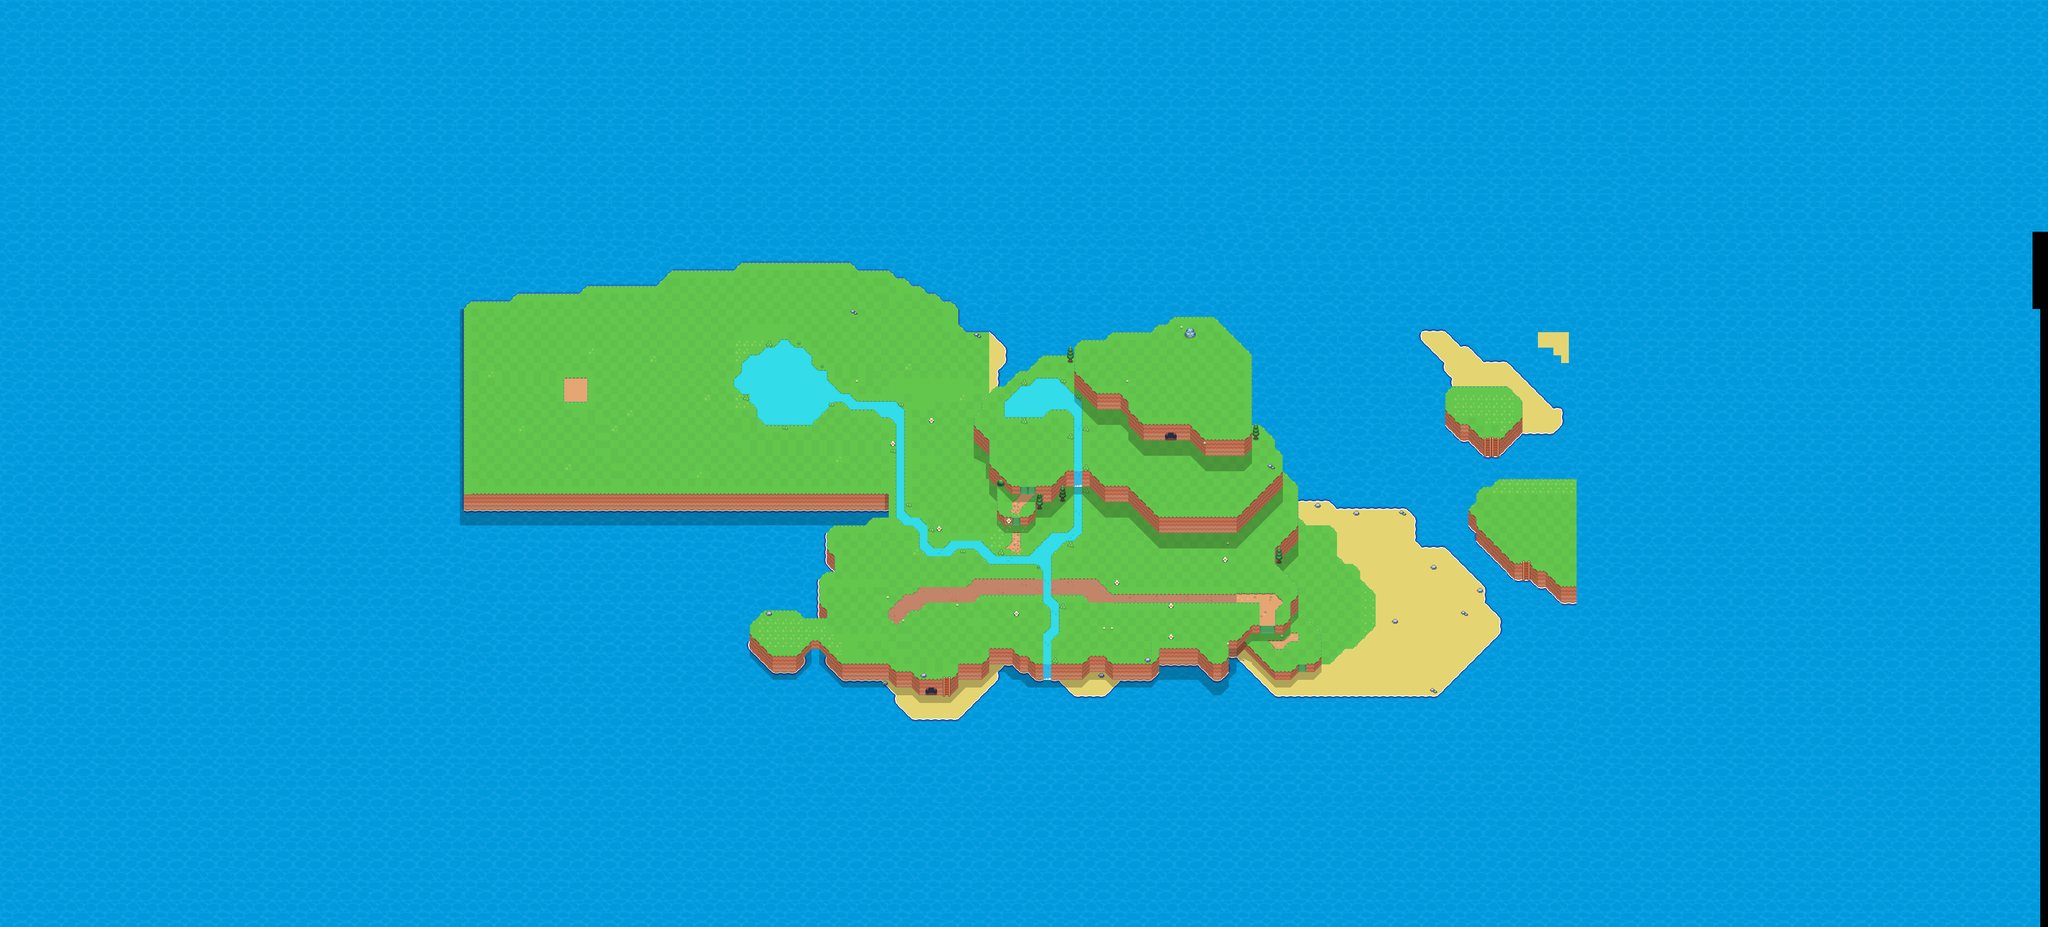

Below is a game level as drawn by its tile map, then a one-line description and the .tmx that defines it (tile-layer data replaced by summaries):
An orthogonal 265x120 tile map with 16x16 px tiles, 9 tile layers (land, walls, Duong_mon, TREE, ...), 7 hidden layers not drawn, 3 tilesets and 34 objects.

<map version="1.10" tiledversion="1.11.0" orientation="orthogonal" renderorder="right-down" width="265" height="120" tilewidth="16" tileheight="16" infinite="0" nextlayerid="49" nextobjectid="128">
 <tileset firstgid="1" source="tileset.tsx" />
 <tileset firstgid="4097" source="tileset_vippp.tsx" />
 <tileset firstgid="8193" source="Other.tsx" />
 <layer id="1" name="land" width="265" height="120">
  <data>[31800 cells, 31471 non-empty, 49 distinct tile ids]</data>
 </layer>
 <layer id="10" name="walls" width="265" height="120">
  <data>[31800 cells, 1304 non-empty, 40 distinct tile ids]</data>
 </layer>
 <group id="29" name="TRANGTRI">
  <layer id="38" name="Duong_mon" width="265" height="120">
   <data>[31800 cells, 124 non-empty, 32 distinct tile ids]</data>
  </layer>
  <group id="37" name="WINDMILL" visible="0">
   <layer id="30" name="WALL" width="265" height="120">
    <data>[31800 cells, 30 non-empty, 5 distinct tile ids]</data>
   </layer>
   <layer id="33" name="MAINHA" width="265" height="120">
    <data>[31800 cells, 41 non-empty, 25 distinct tile ids]</data>
   </layer>
   <layer id="35" name="shadow" width="265" height="120">
    <data>[31800 cells, 39 non-empty, 1 distinct tile ids]</data>
   </layer>
   <layer id="34" name="windmill" width="265" height="120">
    <data>[31800 cells, 1 non-empty, 1 distinct tile ids]</data>
   </layer>
  </group>
  <layer id="40" name="TREE" width="265" height="120">
   <data>[31800 cells, 68 non-empty, 13 distinct tile ids]</data>
  </layer>
  <layer id="41" name="ROCK" width="265" height="120">
   <data>[31800 cells, 20 non-empty, 6 distinct tile ids]</data>
  </layer>
  <layer id="42" name="CLOUND" width="265" height="120" visible="0">
   <data>[31800 cells, 22 non-empty, 10 distinct tile ids]</data>
  </layer>
  <layer id="36" name="shadow" width="265" height="120">
   <data>[31800 cells, 432 non-empty, 6 distinct tile ids]</data>
  </layer>
  <layer id="47" name="stairs" width="265" height="120">
   <data>[31800 cells, 16 non-empty, 3 distinct tile ids]</data>
  </layer>
  <layer id="48" name="gate" width="265" height="120">
   <data>[31800 cells, 6 non-empty, 3 distinct tile ids]</data>
  </layer>
 </group>
 <layer id="3" name="planted_seed" width="265" height="120">
  <data>[31800 cells, 0 non-empty, 0 distinct tile ids]</data>
 </layer>
 <objectgroup id="27" name="canFish">
  <object id="115" x="1534.33" y="736.667" width="145.67" height="56.33" />
  <object id="116" x="1680" y="752.667" width="18.67" height="88.33" />
  <object id="117" x="1702.67" y="769" width="18" height="48.6667" />
  <object id="118" x="1580.67" y="720.333" width="73" height="15.6667" />
  <object id="120" x="1607.33" y="689.667" width="17.3333" height="30.3333" />
  <object id="121" x="1565.33" y="808" width="17.33" height="37.6667" />
 </objectgroup>
 <layer id="46" name="RAIN" width="265" height="120" visible="0">
  <data>[31800 cells, 11520 non-empty, 1 distinct tile ids]</data>
 </layer>
 <layer id="45" name="NIGHT" width="265" height="120" visible="0">
  <data>[31800 cells, 11520 non-empty, 1 distinct tile ids]</data>
 </layer>
 <objectgroup id="26" name="aduvip">
  <object id="40" x="1602" y="1360.5">
   <polyline points="285.5,32 254.5,30 236,15.5 142.5,15 94.0455,-32.8636" />
  </object>
  <object id="41" x="1968.5" y="1404.5">
   <polyline points="0,0 14.5,-13 14.5,-30.5 63,-31 79.5,-43 79.5,-63.5 125.5,-62.25 144.5,-44.5 159.5,-44.75 176.75,-29 190.5,-28.5 191,3.5 175.25,3.5 159.75,-11 143.25,-11.5 127.25,-28.75 79.75,-28.75 79.75,-13 64.5,3 16.5,3.25 16.5,19 0.25,35.5" />
  </object>
  <object id="42" x="2576.33" y="1344.67">
   <polyline points="0,0 -16.3333,15 -32.3333,14.6667 -32.6667,48 -49.3333,64 -64.6667,63.6667 -96.3333,31.6667 -176,31.6667 -175.667,50 -193,64.6667 -273.333,63 -288.333,47.3333" />
  </object>
  <object id="43" x="2257" y="1392">
   <polyline points="42,0 -1,-1.5 -18,16.5 -97.8333,16.3333 -98.3333,-16.1667 -80.6667,-16.6667 -17.3333,-16.3333 0.666667,-33 30.3333,-32.6667 47.3333,-16.6667 128,-17.3333 142.667,-30.6667 142.667,-49.3333 222,-49 255.333,-16.6667 271.333,-17 286.333,-31.3333 286.667,-64.6667 303.667,-64.6667 336.667,-97.3333 350,-96.6667 351.333,-80 335.667,-80 319.333,-64.6667 382.333,-0.333333 414.333,0.333333 431,-15.3333 431,-1.33333 416.667,15.3333 383.667,15.3333 323.333,-44.3333 319.727,-47.6364" />
  </object>
  <object id="44" x="1903.75" y="1439.5">
   <polyline points="0,0 -15.5,-15.75 -47,-15 -64,-31.25 -159.5,-30.75 -193,-63.25 -192.75,-79.5 -208.5,-95.5" />
  </object>
  <object id="45" x="1903.75" y="1439.5">
   <polyline points="-223.625,-95 -239.5,-79.25 -239,-63.25 -255,-47.5 -302.5,-46.25 -351.75,-95.5 -351.75,-128" />
  </object>
  <object id="47" x="2705" y="1375">
   <polyline points="0,0 15,0 30.5,-13.5 31,-63.5 -16,-109.5 -31.5,-94.5 -32,-79.5 -47.5,-63.5 -64,-63.5 -65,-81 -50.5,-81 -34,-94.5 -34.5,-126 -17.5,-141 -17.5,-159.5 -64,-206.5 -65,-238.5 -17.5,-285.5 -17.5,-368 -48.5,-397 -50,-431 -65,-447 -65,-462 -95.5,-496.5 -112.5,-496.5 -113.5,-477.5 -128,-463.5 -207.5,-464.5 -244,-496 -336,-495.5 -369.5,-523.5 -370,-541.5 -386.5,-559 -432.5,-560 -480.5,-604 -481.5,-655.5 -465,-670.5 -416.5,-670 -403,-685.5 -322.5,-686 -305.5,-703 -289.5,-703 -273,-719.5 -194.5,-718.5 -114,-641.5 -112,-498" />
  </object>
  <object id="49" x="2735.5" y="1363">
   <polyline points="0,0 0.5,14 -15.5,28.5 -30.5,28.5 -30.5,13" />
  </object>
  <object id="50" x="2687" y="1234.5">
   <polyline points="0,0 0.5,31" />
  </object>
  <object id="51" x="2687.5" y="1091">
   <polyline points="0,0 1,27.5 -45.5,74" />
  </object>
  <object id="52" x="2656" y="978">
   <polyline points="0,0 -97,94 -254,93.5 -320.5,30.5 -367,30 -400.5,-3.5 -414,-3.5 -415,29.25 -407.99,28.8873 -399,29 -369,61.5 -320.5,61.5 -256.5,125.5 -96.5,125 -0.5,32.5 0,4.5" />
  </object>
  <object id="53" x="2224" y="1008">
   <polyline points="17,0 -14.5,0 -47.5,32.5 -63.4091,31.9545 -79.8636,48.2273 -79.5455,64.1818 -94.5,79 -111.545,79.8636 -111.864,64.8182 -96.2727,63.5909 -80.4091,49.1818 -80,32.5 -63.5,16 -79.8182,15.8636 -80.1818,0.409091 -63.5,0.5 -48.5,0.5 -15,-32 -0.5,-32 19.25,-32 17.0682,0.36364" />
  </object>
  <object id="54" x="2096.18" y="1088">
   <polyline points="0,0 -16.3636,0 -32.3636,-15.0909 -32,-94.9091 -1.09091,-64.5455 16.3636,-64.3636 15.8182,-80.7273 0.363636,-80.9091 -47.5152,-128 -47.5152,-177.333 -79.1818,-206.667 -79.8485,-225 -62.8485,-242 -62.8485,-258 -32.8485,-287.667 -17.8485,-287.333 15.8182,-319.333 29.1515,-319 62.4848,-351.333 128.152,-351.667" />
  </object>
  <object id="55" x="2096" y="1086.36">
   <polyline points="0,0 0.363636,-14.5455 -15.8182,-14 -32.1818,-30.5455" />
  </object>
  <object id="56" x="2592" y="898">
   <polyline points="0,0 -0.25,30 -15.75,45.75 -95.75,45.75 -128.25,13.75 -224.5,13.5 -257,-17.75 -256.5,-34.75 -272.25,-49.5 -319.75,-50 -368.25,-97.5 -367.25,-128.5" />
  </object>
  <object id="57" x="3264" y="1214">
   <polyline points="0,0 -33.3333,1 -65,-30.3333 -79.3333,-29.6667 -96.6667,-45.3333 -97,-12.3333 -80.6667,2 -65,2.66667 -33,33 -0.666667,34.6667 0.333333,3.33333" />
  </object>
  <object id="58" x="3151" y="1200">
   <polyline points="0,0 -14.3333,0.333333 -94.6667,-78.3333 -95.6667,-96.6667 -110.667,-111 -110.333,-143.667 -93.6667,-128.333 -94.6667,-110.667 -16,-33.3333 0.333333,-32.6667 1.33333,-3 1.125,3.375 -14.25,1.25" />
  </object>
  </objectgroup>
</map>
<!-- 11 of 34 objects omitted -->
